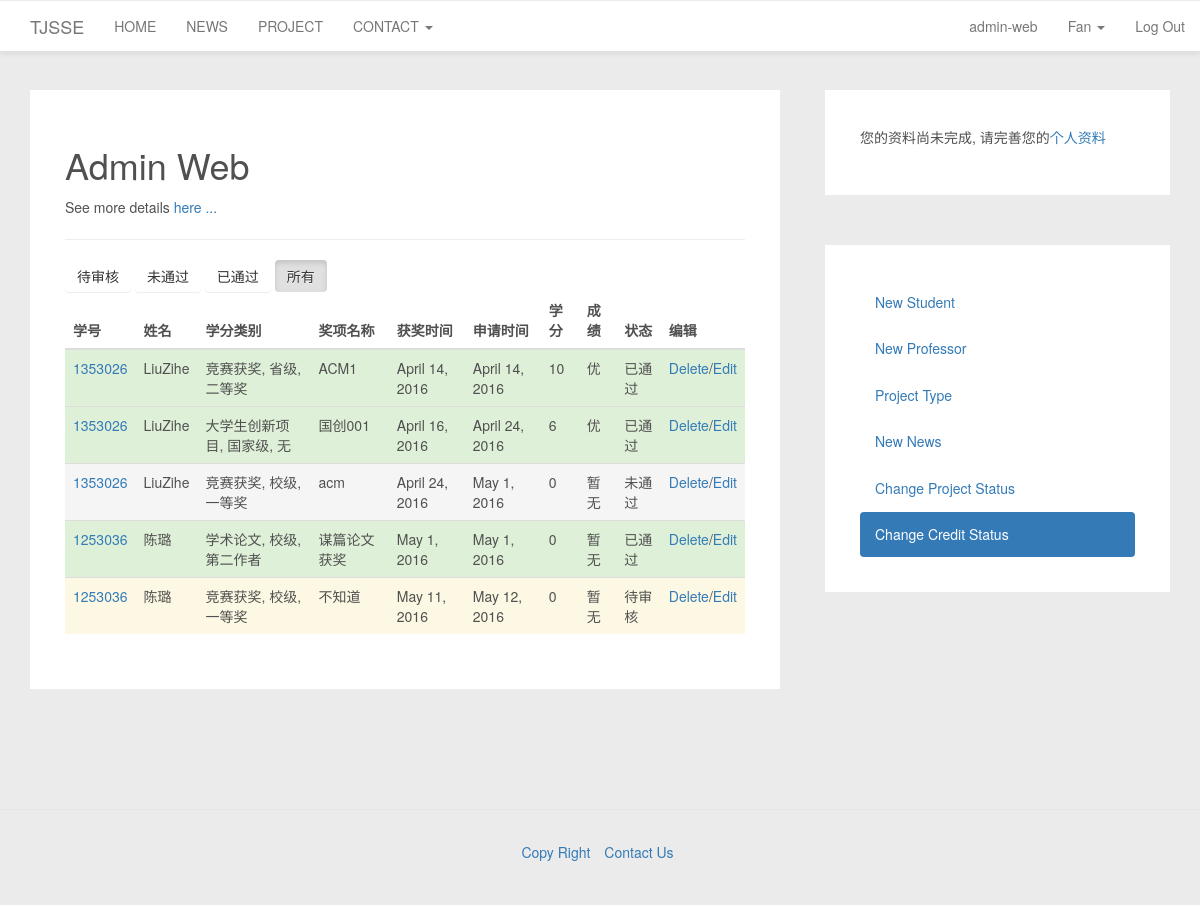
Page /accounts/adminweb/change_credit_status/3 (signed in) on the committed database.
### accounts/models.py (models this page shows, shortened)
class UserProfile(models.Model):
    user = models.OneToOneField(User)
    TYPE_STUDENT = "STUDENT"
    TYPE_PROFESSOR = "PROFESSOR"
    type = models.CharField(max_length=10)
    grade = models.IntegerField(null=True)
    MAJOR_CHOICES = [
        (0, '暂无'),
        (1, '软件技术与管理'),
        (2, '网络与主机软件'),
        (3, '嵌入式软件与系统'),
        (4, '数字媒体'),
        (5, '其他')
    ]
    major = models.IntegerField(choices=MAJOR_CHOICES, default=0)
    phone = models.CharField(max_length=11, blank=True)
    def get_full_name(self):
        if (len(self.user.first_name) > 0) and (len(self.user.last_name) > 0):
            return self.user.get_full_name()
        else:
            return self.user.get_username()
    def is_profile_completed(self):
        if (len(self.user.first_name) == 0) or (len(self.user.last_name) == 0) or (len(self.user.email) == 0):
            return False
        if (self.type == UserProfile.TYPE_STUDENT) and (not self.grade):
            return  False
        return True

class Credit(models.Model):
    student = models.ForeignKey(User)
    create_credit_date = models.DateField(auto_now=True)
    get_project_date = models.DateField(null=True)
    name = models.CharField('名称', max_length=300)
    CREDIT_TYPE_CHOICES = [
        (1, '竞赛获奖'),
        (2, '学术论文'),
        (3, '国家发明专利'),
        (4, '大学生创新项目'),
    ]
    CREDIT_SECOND_TYPE = [
        (11, '校级'), (12, '省级'), (13, '国家级'), (14, '国际级'), (15, '其他'),
        (21, '权威报纸'), (22, '核心期刊'), (23, 'SCI/EI检索'),
        (0, '无')
    ]
    CREDIT_THIRD_TYPE = [
        (11, '一等奖'), (12, '二等奖'), (13, '三等奖'),
        (21, '第一作者'), (22, '第二作者'), (23, '第三作者'),
        (0, "无")
    ]
    credit_type = models.IntegerField('认定类型', choices=CREDIT_TYPE_CHOICES, default='1')
    credit_second_type = models.IntegerField('认定等级2', choices=CREDIT_SECOND_TYPE, default='11')
    credit_third_type = models.IntegerField('认定等级3', choices=CREDIT_THIRD_TYPE, default='11')
    CREDIT_STATUS_CHOICES = [
        (0, '待审核'),
        (1, '未通过'),
        (2, '已通过'),
    ]
    status = models.IntegerField('审核状态', choices=CREDIT_STATUS_CHOICES, default=0)
    CREDIT_GRADE = [
        (5, '优'),
        (4, '良'),
        (3, '中'),
        (2, '及格'),
        (0, '暂无')
    ]
    grade = models.IntegerField('学分等级', choices=CREDIT_GRADE, default=0)
    value = models.IntegerField('认定学分', default=0)
    image = models.ImageField('认证图片', upload_to='img', null=True)
    class Meta:
        ordering = ['create_credit_date']

### adminweb/views.py (the view)
# urls.py: url(r'^change_credit_status/(?P<status>[0-9]+)$', views.change_credit_statu, name='change_credit_stauts'),
def change_credit_statu(request, status=3):
    status = int(status)
    if not request.user.is_superuser or status > 3 or status < 0:
        return HttpResponseRedirect(reverse('home'))
    try:
        if status is 3:
            credit_list = Credit.objects.all()
        else:
            credit_list = Credit.objects.filter(status=status)
        return render(request, 'adminweb_change_credit_status.html', {'credit_list': credit_list})
    except:
        return HttpResponseRedirect(reverse('home'))

### templates/adminweb_change_credit_status.html (shortened to what this page needs)
{% extends 'base_adminweb.html' %}
{% load staticfiles %}
{% block adminweb_base %}
    <a id="0" type="button" class="btn btn-default"  href="./0">待审核</a>
    <a id="1" type="button" class="btn btn-default"  href="./1">未通过</a>
    <a id="2" type="button" class="btn btn-default"  href="./2">已通过</a>
    <a id="3" type="button" class="btn btn-default"  href="./3">所有</a>
    <table class="table table-striped table-hover">
      <thead>
        <tr>
            <th>学号</th>
            <th>姓名</th>
            <th>学分类别</th>
            <th>奖项名称</th>
            <th>获奖时间</th>
            <th>申请时间</th>
            <th>学分</th>
            <th>成绩</th>
            <th>状态</th>
            <th>编辑</th>
        </tr>
      </thead>
      <tbody>
        {% for credit in credit_list %}
            {% if credit.status == 0 %}
                    <tr class="warning">
            {% elif credit.status == 1 %}
                    <tr class="active">
            {% else %}
                    <tr class="success">
            {% endif %}
                <td><a href="{% url 'get_student_credit' id=credit.student.id status=3 %}">{{ credit.student.username }}</a></td>
                <td>{{ credit.student.first_name }}{{ credit.student.last_name }}</td>
                <td>{{ credit.get_credit_type_display}}, {{ credit.get_credit_second_type_display }}, {{ credit.get_credit_third_type_display }}</td>
                <td>{{ credit.name  }}</td>
                <td>{{ credit.get_project_date }}</td>
                <td>{{ credit.create_credit_date }}</td>
                <td>{{ credit.value }}</td>
                <td>{{ credit.get_grade_display }}</td>
                <td>{{ credit.get_status_display }}</td>
                <td>
                    <a href="{% url 'super_delete_credit' id=credit.id %}">Delete</a>/<a href="{% url 'super_edit_credit' id=credit.id %}">Edit</a>
                </td>
            </tr>
        {% endfor %}
      </tbody>
    </table>
{% endblock adminweb_base %}

### templates/base.html (shortened to what this page needs)
{% load staticfiles %}
<!DOCTYPE html>
<html lang="en">
<head>
    <link rel="stylesheet" href="{% static "css/bootstrap.css" %}" type="text/css">
    <link rel="stylesheet" href="{% static "css/bootstrap-theme.css" %}" type="text/css">
    <link rel="stylesheet" href="{% static "css/customstyle.css" %}" type="text/css">
</head>
<body>
<nav class="navbar navbar-default navbar-fixed-top col-sm-12" role="navigation">
    <div class="navbar-header">
        <a class="navbar-brand" href="{% url 'home' %}">TJSSE</a>
    </div>
    <div class="collapse navbar-collapse" id="example-navbar-collapse">
        <ul class="nav navbar-nav">
            <li id="home">
                <a href="{% url 'home' %}">HOME</a>
            </li>
            <li id="news">
                <a href="/news">NEWS</a>
            </li>
            <li id="project">
                <a href="/project">PROJECT</a>
            </li>
            <li class="dropdown">
                <a href="#" class="dropdown-toggle" data-toggle="dropdown" role="button" aria-haspopup="true"
                   aria-expanded="false">
                    CONTACT <span class="caret"></span>
                </a>
            </li>
        </ul>
        <ul class="nav navbar-nav navbar-right" id="user">
            {% if user.is_authenticated and user.is_superuser %}
                <li><a href="/accounts/adminweb">admin-web</a></li>
            {% endif %}
            {% if not user.is_authenticated %}
                <li><a href="/login/">Log In</a></li>
            {% else %}
                <li class="dropdown">
                    <a href="#" class="dropdown-toggle" data-toggle="dropdown" role="button" aria-haspopup="true"
                       aria-expanded="false">
                        {{ user.userprofile.get_full_name }} <span class="caret"></span></a>
                </li>
                <li><a href="/logout/">Log Out</a></li>
            {% endif %}
        </ul>
    </div>
</nav>
<div class="main-content container">
    {% block mainbase %}
        <div class="row ">
            <div class="container col-sm-8">
                <div>
                    {% block contentbase %}
                    {% endblock contentbase %}
                </div>
            </div>
            <div class="container col-sm-4 sidebar">
                <div>
                    {% if user.is_authenticated and not user.userprofile.is_profile_completed %}
                        <div class="panel-card">
                            <p>您的资料尚未完成, 请完善您的<a href="/accounts/info/change_info">个人资料</a></p>
                        </div>
                    {% endif %}
                    {% block sidebarbase %}
                    {% endblock sidebarbase %}
                </div>
            </div>
        </div>
    {% endblock mainbase %}
</div>
<footer>
    <ul class="list-inline text-center">
        <li><a href="#">Copy Right</a></li>
        <li><a href="#">Contact Us</a></li>
    </ul>
</footer>
</body>
</html>

### static/css/customstyle.css (style rules this page uses)
footer { padding: 30px; margin-top: 70px; border-top: 1px solid #e5e5e5; }
html, body { color: #505050; line-height: 1.75em; background: #ebebeb; position: relative; font-family: "Helvetica Neue", Helvetica, Arial, "Hiragino Sans GB", "Hiragino Sans GB W3", "WenQuanYi Micro Hei", "Microsoft YaHei UI", "Microsoft YaHei", sans-serif; }
.navbar-default { background: #ffffff; border-top: 1px solid #ebebeb; margin-bottom: 35px; border-bottom: 2px solid #e1e1e1; }
.main-content { margin-top: 90px; }
.sidebar { padding-left: 30px; position: relative; }
.panel-card { padding: 35px; background: #ffffff; margin-bottom: 50px; position: relative; overflow: hidden; }
.btn { border: none !important; order-radius: 2px; background-image: none; }

### rows in the picture
Credit: student.username "1353026", student.first_name "Liu", student.last_name "Zihe", credit_type "竞赛获奖", credit_second_type "省级", credit_third_type "二等奖", name "ACM1", get_project_date "April 14, 2016", create_credit_date "April 14, 2016", value "10", grade "优", status "已通过"
Credit: student.username "1353026", student.first_name "Liu", student.last_name "Zihe", credit_type "大学生创新项目", credit_second_type "国家级", credit_third_type "无", name "国创001", get_project_date "April 16, 2016", create_credit_date "April 24, 2016", value "6", grade "优", status "已通过"
Credit: student.username "1353026", student.first_name "Liu", student.last_name "Zihe", credit_type "竞赛获奖", credit_second_type "校级", credit_third_type "一等奖", name "acm", get_project_date "April 24, 2016", create_credit_date "May 1, 2016", value "0", grade "暂无", status "未通过"
Credit: student.username "1253036", student.first_name "陈", student.last_name "璐", credit_type "学术论文", credit_second_type "校级", credit_third_type "第二作者", name "谋篇论文获奖", get_project_date "May 1, 2016", create_credit_date "May 1, 2016", value "0", grade "暂无", status "已通过"
Credit: student.username "1253036", student.first_name "陈", student.last_name "璐", credit_type "竞赛获奖", credit_second_type "校级", credit_third_type "一等奖", name "不知道", get_project_date "May 11, 2016", create_credit_date "May 12, 2016", value "0", grade "暂无", status "待审核"

### other values in the picture
{{ user.userprofile.get_full_name }} "Fan"
